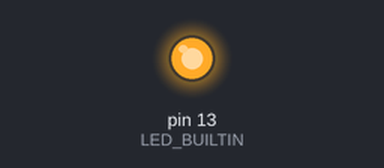
The sketch below on a simulated Arduino Uno, built with avr-gcc and run on an emulated ATmega328P. On the bench: output pins drawn as LEDs (lit = HIGH). What the sketch prints to the serial monitor is not drawn.

Above: at 2.5 s.
At 6.1 s:
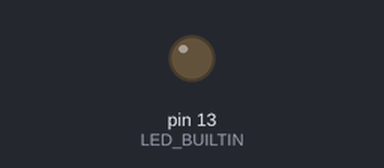
Timing chart, 0 to 10.5 s (numbered marks = the images above):
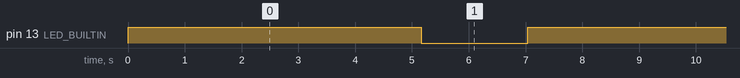

Measured:
- by itself, pin 13 (LED_BUILTIN): repeats every 8.1 s: LOW 1.9 s, HIGH 6.2 s

The sketch:

sine_wave.ino
```cpp
float m;
float fs=8000;
float dt=1/fs;
void setup() {

 Serial.begin(115200);
 m=0;
}

void loop() {
  double k=sin(6.28*50*m);
  m+=dt;
k=512+512*k;
analogWrite(LED_BUILTIN,k);
Serial.println(k);
delay(50);
  if(m>10) m=0;
}
```
